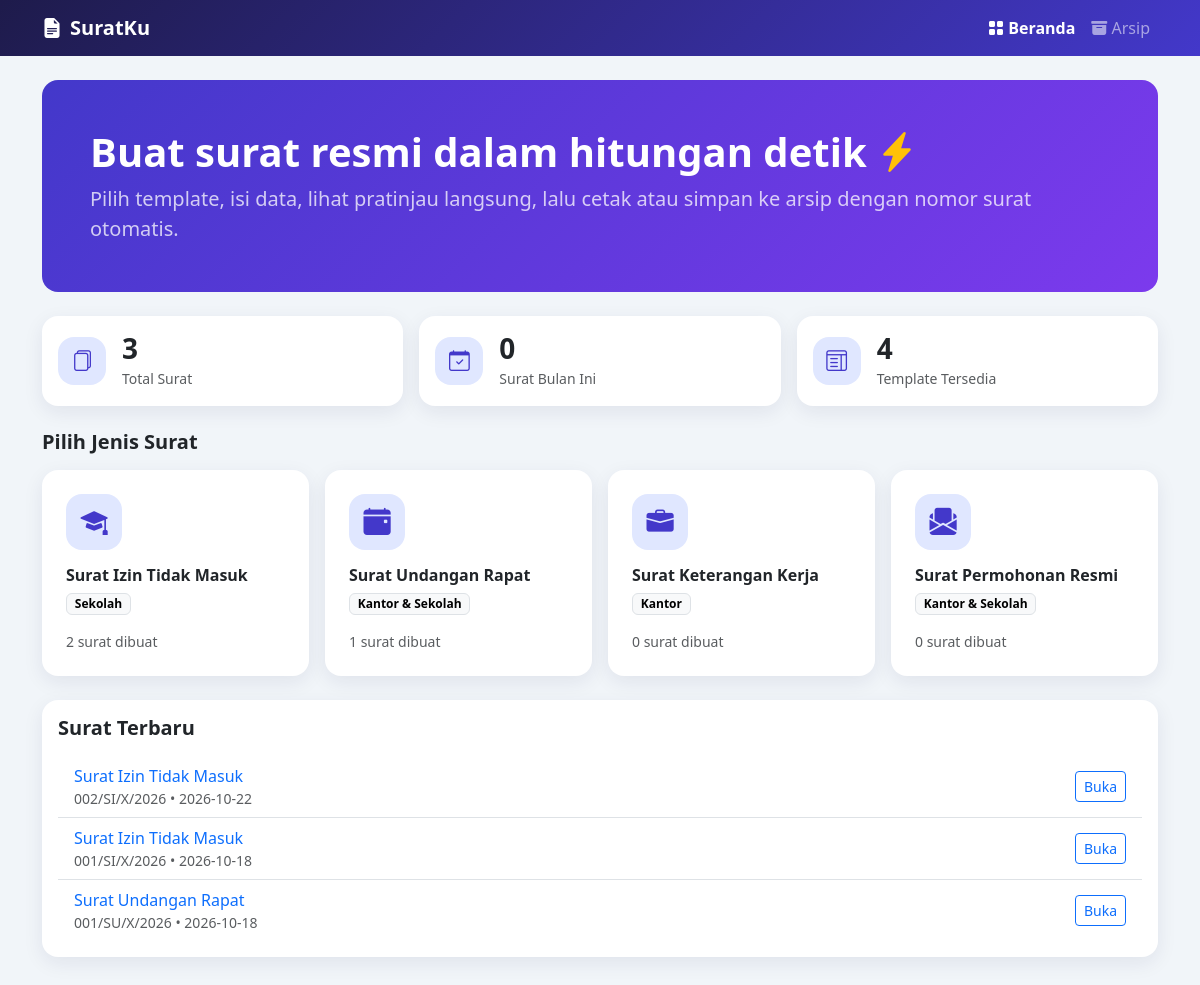
The page / on the database its author committed.
### tables this page shows
CREATE TABLE letters (
        id INTEGER PRIMARY KEY AUTOINCREMENT, nomor TEXT NOT NULL, jenis TEXT NOT NULL,
        judul TEXT NOT NULL, data TEXT NOT NULL, dibuat TEXT NOT NULL);

### app.py (the view)
@app.route("/")
def index():
    db = get_db()
    bulan = date.today().strftime("%Y-%m")
    total = db.execute("SELECT COUNT(*) FROM letters").fetchone()[0]
    bulan_ini = db.execute("SELECT COUNT(*) FROM letters WHERE substr(dibuat,1,7)=?", (bulan,)).fetchone()[0]
    per_jenis = {r["jenis"]: r["n"] for r in db.execute("SELECT jenis, COUNT(*) n FROM letters GROUP BY jenis")}
    terbaru = db.execute("SELECT * FROM letters ORDER BY id DESC LIMIT 5").fetchall()
    return render_template("index.html", surat=SURAT, total=total, bulan_ini=bulan_ini,
                           per_jenis=per_jenis, terbaru=terbaru)

### app.py (called while the page is built)
def get_db():
    if "db" not in g:
        g.db = sqlite3.connect(DATABASE)
        g.db.row_factory = sqlite3.Row
    return g.db

### templates/index.html
{% extends "base.html" %}
{% block content %}
<div class="p-4 p-md-5 mb-4 rounded-4 text-white" style="background:linear-gradient(135deg,#4338ca,#7c3aed)">
  <h1 class="fw-bold">Buat surat resmi dalam hitungan detik <i class="bi bi-lightning-charge-fill text-warning"></i></h1>
  <p class="mb-0 opacity-75 fs-5">Pilih template, isi data, lihat pratinjau langsung, lalu cetak atau simpan ke arsip dengan nomor surat otomatis.</p>
</div>
<div class="row g-3 mb-4">
  {% for label, nilai, ikon in [("Total Surat", total, "bi-files"), ("Surat Bulan Ini", bulan_ini, "bi-calendar-check"), ("Template Tersedia", surat|length, "bi-layout-text-window")] %}
  <div class="col-md-4"><div class="card p-3 d-flex flex-row align-items-center gap-3">
    <div class="tpl-icon" style="width:48px;height:48px;font-size:1.3rem"><i class="bi {{ ikon }}"></i></div>
    <div><div class="h3 mb-0 fw-bold">{{ nilai }}</div><small class="text-muted">{{ label }}</small></div>
  </div></div>
  {% endfor %}
</div>
<h2 class="h5 fw-bold mb-3">Pilih Jenis Surat</h2>
<div class="row g-3 mb-4">
  {% for key, t in surat.items() %}
  <div class="col-sm-6 col-lg-3">
    <a href="{{ url_for('buat', jenis=key) }}" class="card tpl-card h-100 p-4">
      <div class="tpl-icon mb-3"><i class="bi {{ t.ikon }}"></i></div>
      <h3 class="h6 fw-bold">{{ t.nama }}</h3>
      <span class="badge text-bg-light border align-self-start">{{ t.kategori }}</span>
      <small class="text-muted mt-3">{{ per_jenis.get(key, 0) }} surat dibuat</small>
    </a>
  </div>
  {% endfor %}
</div>
<div class="card"><div class="card-body">
  <h2 class="h5 fw-bold mb-3">Surat Terbaru</h2>
  <ul class="list-group list-group-flush">
    {% for r in terbaru %}
    <li class="list-group-item d-flex justify-content-between align-items-center">
      <div><a class="fw-medium text-decoration-none" href="{{ url_for('lihat', sid=r.id) }}">{{ r.judul }}</a>
        <div class="small text-muted">{{ r.nomor }} &bull; {{ r.dibuat }}</div></div>
      <a href="{{ url_for('lihat', sid=r.id) }}" class="btn btn-sm btn-outline-primary">Buka</a>
    </li>
    {% else %}
    <li class="list-group-item text-center text-muted py-4">Belum ada surat. Pilih template di atas untuk memulai.</li>
    {% endfor %}
  </ul>
</div></div>
{% endblock %}

### templates/base.html (shortened to what this page needs)
<!DOCTYPE html>
<html lang="id">
<head>
  <link href="https://cdn.jsdelivr.net/npm/bootstrap@5.3.3/dist/css/bootstrap.min.css" rel="stylesheet">
  <link href="https://cdn.jsdelivr.net/npm/bootstrap-icons@1.11.3/font/bootstrap-icons.min.css" rel="stylesheet">
</head>
<body>
<nav class="navbar navbar-expand navbar-dark mb-4 no-print">
  <div class="container">
    <a class="navbar-brand fw-bold" href="{{ url_for('index') }}"><i class="bi bi-file-earmark-text-fill me-2"></i>SuratKu</a>
    <div class="navbar-nav ms-auto">
      <a class="nav-link {{ 'active fw-semibold' if request.endpoint == 'index' }}" href="{{ url_for('index') }}"><i class="bi bi-grid-fill"></i> Beranda</a>
      <a class="nav-link {{ 'active fw-semibold' if request.endpoint == 'arsip' }}" href="{{ url_for('arsip') }}"><i class="bi bi-archive-fill"></i> Arsip</a>
    </div>
  </div>
</nav>
<main class="container pb-5">
  {% block content %}{% endblock %}
</main>
</body>
</html>

### templates/base.html (style rules this page uses)
body { background:#f1f5f9; min-height:100vh; }
.navbar { background:linear-gradient(135deg,#1e1b4b,#4338ca); }
.card { border:0; border-radius:16px; box-shadow:0 6px 20px rgba(30,27,75,.08); }
.tpl-card { transition:transform .2s, box-shadow .2s; text-decoration:none; color:inherit; }
.tpl-icon { width:56px; height:56px; border-radius:16px; display:flex; align-items:center; justify-content:center; font-size:1.7rem; background:#e0e7ff; color:#4338ca; }

### rows shown on the page
letters: nama "Surat Undangan Rapat", kategori "Kantor & Sekolah", get "1", judul "Surat Undangan Rapat", nomor "001/SU/X/2026", dibuat "2026-10-18"
letters: judul "Surat Izin Tidak Masuk", nomor "002/SI/X/2026", dibuat "2026-10-22"
letters: judul "Surat Izin Tidak Masuk", nomor "001/SI/X/2026", dibuat "2026-10-18"

### other values the page prints
{{ nilai }} "3" "0" "4"
{{ label }} "Total Surat" "Surat Bulan Ini" "Template Tersedia"
{{ t.nama }} "Surat Izin Tidak Masuk" "Surat Keterangan Kerja" "Surat Permohonan Resmi"
{{ t.kategori }} "Sekolah" "Kantor" "Kantor & Sekolah"
{{ per_jenis.get(key, 0) }} "2" "0" "0"
